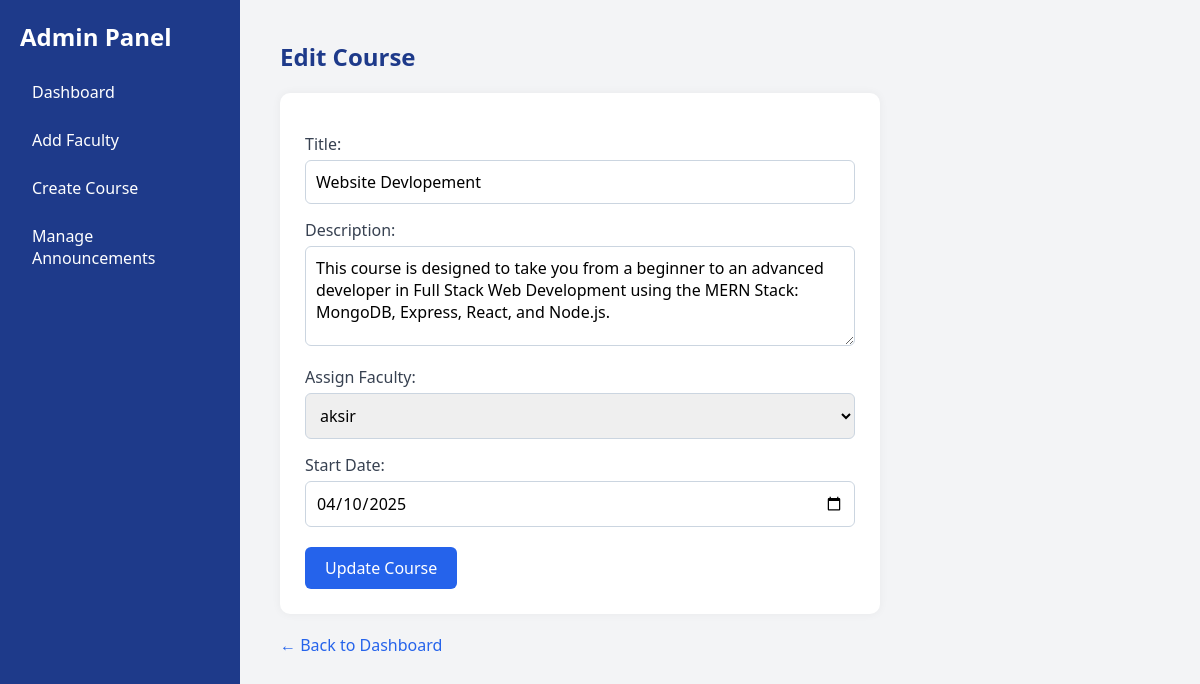
Page /edit_course/1/ on the committed database.
### elearnapp/models.py (models this page shows, shortened)
class Course(models.Model):
    title = models.CharField(max_length=200)
    description = models.TextField()
    faculty = models.ForeignKey(CustomUser, on_delete=models.CASCADE, limit_choices_to={'role': 'faculty'})
    students = models.ManyToManyField(CustomUser, related_name='enrolled_courses', limit_choices_to={'role': 'student'})
    start_date = models.DateField(null=True, blank=True)  # Allow null values for existing data
    image = models.ImageField(upload_to='course_images/', null=True, blank=True)  # New field

class CustomUser(AbstractUser):
    ROLE_CHOICES = [
        ('student', 'Student'),
        ('faculty', 'Faculty'),
        ('admin', 'Admin'),
    ]
    role = models.CharField(max_length=10, choices=ROLE_CHOICES)
    groups = models.ManyToManyField(Group, related_name="customuser_groups", blank=True)
    user_permissions = models.ManyToManyField(Permission, related_name="customuser_permissions", blank=True)

### elearnapp/views.py (the view, shortened to what this page needs)
# urls.py: path("edit_course/<int:course_id>/", edit_course, name="edit_course"),
def edit_course(request, course_id):
    course = get_object_or_404(Course, id=course_id)
    faculties = CustomUser.objects.filter(role="faculty")  # Get faculty members
    return render(request, "edit_course.html", {"course": course, "faculties": faculties})

### elearnapp/templates/edit_course.html (shortened to what this page needs)
<!DOCTYPE html>
<html lang="en">
<head>
</head>
<body>
    <div class="sidebar">
        <h2>Admin Panel</h2>
        <a href="{% url 'admin_dashboard' %}">Dashboard</a>
        <a href="{% url 'create_faculty' %}">Add Faculty</a>
        <a href="{% url 'create_course' %}">Create Course</a>
        <a href="{% url 'admin_announcements' %}">Manage Announcements</a>
    </div>
    <div class="edit-course-container">
        <h3>Edit Course</h3>
        <form method="POST">
            <label>Title:</label>
            <input type="text" name="title" value="{{ course.title }}" required>
            <label>Description:</label>
            <textarea name="description" required>{{ course.description }}</textarea>
            <label>Assign Faculty:</label>
            <select name="faculty" required>
                {% for faculty in faculties %}
                    <option value="{{ faculty.id }}" {% if course.faculty.id == faculty.id %}selected{% endif %}>
                        {{ faculty.username }}
                    </option>
                {% endfor %}
            </select>
            <label for="start_date">Start Date:</label>
            <input type="date" name="start_date" value="{{ course.start_date|date:'Y-m-d' }}" required>
            <button type="submit">Update Course</button>
        </form>
        <a href="{% url 'admin_dashboard' %}">← Back to Dashboard</a>
    </div>
</body>
</html>

### elearnapp/templates/edit_course.html (style rules this page uses)
* { margin: 0; padding: 0; box-sizing: border-box; font-family: 'Segoe UI', Tahoma, Geneva, Verdana, sans-serif; }
body { display: flex; min-height: 100vh; background-color: #f3f4f6; }
.sidebar { width: 20%; background-color: #1e3a8a; color: white; padding: 20px; position: fixed; height: 100vh; overflow-y: auto; }
.sidebar h2 { margin-bottom: 20px; font-size: 24px; }
.sidebar a { display: block; color: white; text-decoration: none; margin: 10px 0; padding: 8px 12px; border-radius: 6px; transition: background-color 0.3s; }
.edit-course-container { margin-left: 20%; padding: 40px; width: 80%; }
.edit-course-container h3 { font-size: 24px; color: #1e3a8a; margin-bottom: 20px; }
.edit-course-container form { background-color: white; padding: 25px; border-radius: 10px; box-shadow: 0 0 10px rgba(0,0,0,0.05); max-width: 600px; }
.edit-course-container label { display: block; margin-top: 15px; font-weight: 500; color: #374151; }
.edit-course-container input, .edit-course-container select, .edit-course-container textarea { width: 100%; padding: 10px; margin-top: 5px; border: 1px solid #cbd5e0; border-radius: 6px; font-size: 16px; }
.edit-course-container textarea { resize: vertical; height: 100px; }
.edit-course-container button { margin-top: 20px; padding: 10px 20px; background-color: #2563eb; color: white; border: none; border-radius: 6px; cursor: pointer; font-size: 16px; }
.edit-course-container a { display: inline-block; margin-top: 20px; color: #2563eb; text-decoration: none; }

### rows in the picture
Course: title "Website Devlopement", description "This course is designed to take you from a beginner to an advanced developer in Full Stack Web Development using the MERN Stack: MongoDB, Express, React, and Node.js.", faculty "aksir", start_date "04/10/2025"
